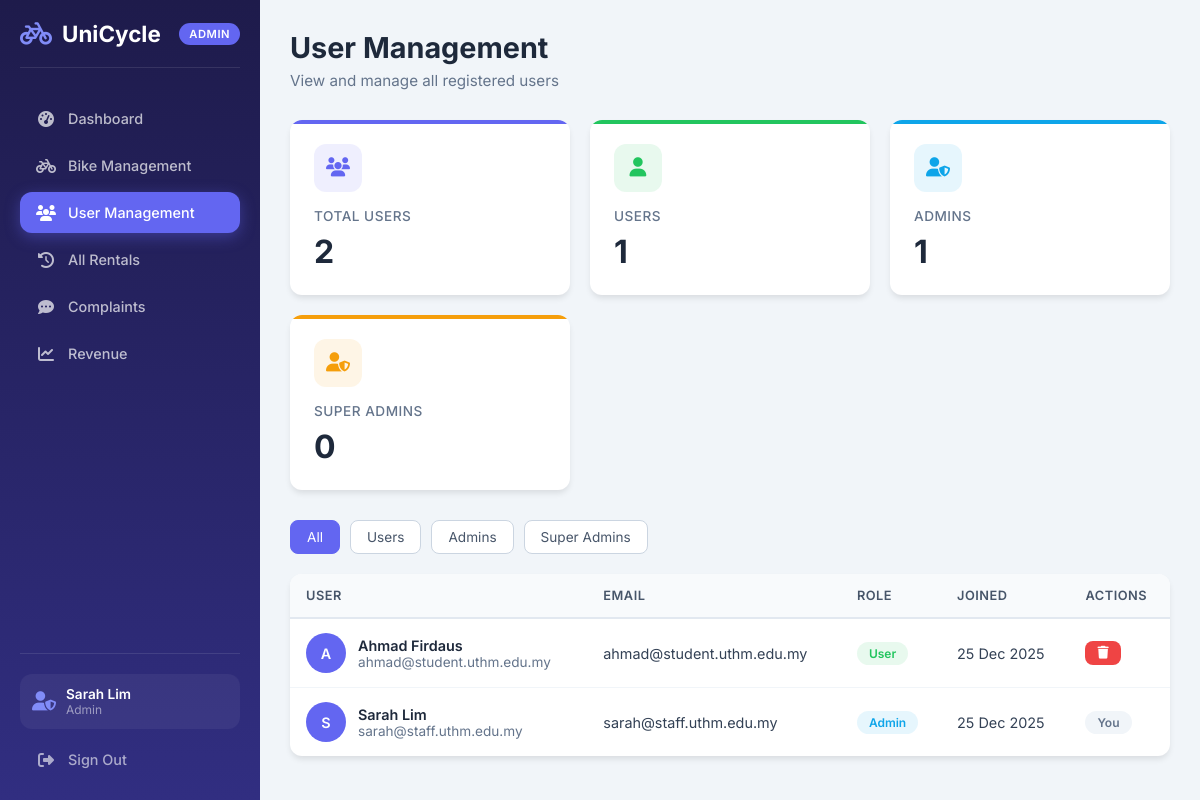
The page /admin/users.php (signed in) on the database its author committed.
### tables this page shows
CREATE TABLE `students` (
    `student_id` INT(11) NOT NULL AUTO_INCREMENT,
    `name` VARCHAR(100) NOT NULL,
    `email` VARCHAR(100) NOT NULL,
    `password` VARCHAR(255) NOT NULL,
    `role` ENUM('user', 'admin', 'superadmin') NOT NULL DEFAULT 'user',
    `phone` VARCHAR(20) DEFAULT NULL,
    `profile_pic` VARCHAR(255) DEFAULT NULL,
    `created_at` TIMESTAMP NOT NULL DEFAULT CURRENT_TIMESTAMP,
    PRIMARY KEY (`student_id`),
    UNIQUE KEY `email` (`email`)
);

### admin/users.php (the view, shortened to what this page needs)
<?php
require_once 'includes/auth_check.php';
$filter = $_GET['filter'] ?? 'all';
$where = '';
$users = $pdo->query("SELECT * FROM students $where ORDER BY created_at DESC")->fetchAll();
$counts = [
    'all' => $pdo->query("SELECT COUNT(*) FROM students")->fetchColumn(),
    'user' => $pdo->query("SELECT COUNT(*) FROM students WHERE role = 'user'")->fetchColumn(),
    'admin' => $pdo->query("SELECT COUNT(*) FROM students WHERE role = 'admin'")->fetchColumn(),
    'superadmin' => $pdo->query("SELECT COUNT(*) FROM students WHERE role = 'superadmin'")->fetchColumn(),
];
?>
<!DOCTYPE html>
<html lang="en">
<head>
    <link rel="stylesheet" href="admin.css">
    <link rel="stylesheet" href="https://cdnjs.cloudflare.com/ajax/libs/font-awesome/6.5.0/css/all.min.css">
</head>
<body>
    <?php include 'includes/sidebar.php'; ?>
    <main class="admin-main">
        <div class="page-header">
            <h1>User Management</h1>
            <p>View and manage all registered users</p>
        </div>
        <div class="stats-grid">
            <div class="stat-card">
                <div class="icon"><i class="fas fa-users"></i></div>
                <h3>Total Users</h3>
                <div class="value"><?= $counts['all'] ?></div>
            </div>
            <div class="stat-card success">
                <div class="icon"><i class="fas fa-user"></i></div>
                <h3>Users</h3>
                <div class="value"><?= $counts['user'] ?></div>
            </div>
            <div class="stat-card secondary">
                <div class="icon"><i class="fas fa-user-shield"></i></div>
                <h3>Admins</h3>
                <div class="value"><?= $counts['admin'] ?></div>
            </div>
            <div class="stat-card warning">
                <div class="icon"><i class="fas fa-user-shield"></i></div>
                <h3>Super Admins</h3>
                <div class="value"><?= $counts['superadmin'] ?></div>
            </div>
        </div>
        <div class="filters-bar">
            <a href="?filter=all" class="filter-btn <?= $filter === 'all' ? 'active' : '' ?>">All</a>
            <a href="?filter=user" class="filter-btn <?= $filter === 'user' ? 'active' : '' ?>">Users</a>
            <a href="?filter=admin" class="filter-btn <?= $filter === 'admin' ? 'active' : '' ?>">Admins</a>
            <a href="?filter=superadmin" class="filter-btn <?= $filter === 'superadmin' ? 'active' : '' ?>">Super
                Admins</a>
        </div>
        <div class="content-card">
            <div class="card-body" style="padding: 0;">
                <table class="admin-table">
                    <thead>
                        <tr>
                            <th>User</th>
                            <th>Email</th>
                            <th>Role</th>
                            <th>Joined</th>
                            <th>Actions</th>
                        </tr>
                    </thead>
                    <tbody>
                        <?php foreach ($users as $user): ?>
                            <tr>
                                <td>
                                    <div class="user-info">
                                        <div class="user-avatar"><?= strtoupper(substr($user['name'], 0, 1)) ?></div>
                                        <div>
                                            <div class="user-name"><?= htmlspecialchars($user['name']) ?></div>
                                            <div class="user-email"><?= htmlspecialchars($user['email']) ?></div>
                                        </div>
                                    </div>
                                </td>
                                <td><?= htmlspecialchars($user['email']) ?></td>
                                <td>
                                    <span
                                        class="badge <?= in_array($user['role'], ['admin', 'superadmin']) ? 'active' : 'available' ?>">
                                        <?= ucfirst($user['role']) ?>
                                    </span>
                                </td>
                                <td><?= date('d M Y', strtotime($user['created_at'])) ?></td>
                                <td>
                                    <form method="POST" class="action-cell">
                                        <?php if ($user['student_id'] != $_SESSION['student_id']): ?>
                                            <button type="submit" name="delete_user" class="btn btn-danger btn-sm"
                                                onclick="return confirm('Delete this user? This will also delete their rentals and complaints.')">
                                                <i class="fas fa-trash"></i>
                                            </button>
                                        <?php else: ?>
                                            <span class="badge"
                                                style="background: var(--gray-100); color: var(--gray-500);">You</span>
                                        <?php endif; ?>
                                    </form>
                                </td>
                            </tr>
                        <?php endforeach; ?>
                    </tbody>
                </table>
            </div>
        </div>
    </main>
</body>
</html>

### admin/admin.css (style rules this page uses)
:root { --primary: #6366f1; --primary-dark: #4f46e5; --primary-light: #818cf8; --secondary: #0ea5e9; --success: #22c55e; --warning: #f59e0b; --danger: #ef4444; --dark: #1e1b4b; --gray-50: #f8fafc; --gray-100: #f1f5f9; --gray-200: #e2e8f0; --gray-300: #cbd5e1; --gray-400: #94a3b8; --gray-500: #64748b; --gray-600: #475569; --gray-700: #334155; --gray-800: #1e293b; --gray-900: #0f172a; --sidebar-width: 260px; --header-height: 70px; --border-radius: 12px; --shadow-sm: 0 1px 2px 0 rgb(0 0 0 / 0.05); --shadow: 0 4px 6px -1px rgb(0 0 0 / 0.1); --shadow-lg: 0 10px 25px -3px rgb(0 0 0 / 0.1); }
* { margin: 0; padding: 0; box-sizing: border-box; }
body { font-family: 'Inter', -apple-system, BlinkMacSystemFont, 'Segoe UI', Roboto, sans-serif; background: var(--gray-100); color: var(--gray-800); min-height: 100vh; display: flex; }
.admin-main { margin-left: var(--sidebar-width); flex: 1; padding: 30px; min-height: 100vh; }
.page-header { margin-bottom: 30px; }
.page-header h1 { font-size: 1.8rem; font-weight: 700; color: var(--gray-800); margin-bottom: 6px; }
.page-header p { color: var(--gray-500); font-size: 0.95rem; }
.stats-grid { display: grid; grid-template-columns: repeat(auto-fit, minmax(240px, 1fr)); gap: 20px; margin-bottom: 30px; }
.stat-card { background: white; border-radius: var(--border-radius); padding: 24px; box-shadow: var(--shadow); position: relative; overflow: hidden; transition: transform 0.2s ease, box-shadow 0.2s ease; }
.stat-card::before { content: ''; position: absolute; top: 0; left: 0; right: 0; height: 4px; background: var(--primary); }
.stat-card.success::before { background: var(--success); }
.stat-card.warning::before { background: var(--warning); }
.stat-card.secondary::before { background: var(--secondary); }
.stat-card .icon { width: 48px; height: 48px; border-radius: 12px; display: flex; align-items: center; justify-content: center; font-size: 1.2rem; margin-bottom: 16px; background: rgba(99, 102, 241, 0.1); color: var(--primary); }
.stat-card.success .icon { background: rgba(34, 197, 94, 0.1); color: var(--success); }
.stat-card.warning .icon { background: rgba(245, 158, 11, 0.1); color: var(--warning); }
.stat-card.secondary .icon { background: rgba(14, 165, 233, 0.1); color: var(--secondary); }
.stat-card h3 { font-size: 0.85rem; font-weight: 500; color: var(--gray-500); margin-bottom: 8px; text-transform: uppercase; letter-spacing: 0.5px; }
.stat-card .value { font-size: 2rem; font-weight: 700; color: var(--gray-800); }
.content-card { background: white; border-radius: var(--border-radius); box-shadow: var(--shadow); overflow: hidden; }
.card-body { padding: 24px; }
.admin-table { width: 100%; border-collapse: collapse; }
.admin-table th { background: var(--gray-50); padding: 14px 16px; text-align: left; font-weight: 600; font-size: 0.8rem; text-transform: uppercase; letter-spacing: 0.5px; color: var(--gray-600); border-bottom: 2px solid var(--gray-200); }
.admin-table td { padding: 14px 16px; border-bottom: 1px solid var(--gray-100); font-size: 0.9rem; color: var(--gray-700); }
.admin-table tbody tr:last-child td { border-bottom: none; }
.badge { display: inline-flex; align-items: center; padding: 4px 12px; border-radius: 20px; font-size: 0.75rem; font-weight: 600; }
.badge.available, .badge.completed, .badge.resolved { background: rgba(34, 197, 94, 0.1); color: var(--success); }
.badge.rented, .badge.active { background: rgba(14, 165, 233, 0.1); color: var(--secondary); }
.btn { display: inline-flex; align-items: center; gap: 8px; padding: 10px 18px; border: none; border-radius: 8px; font-size: 0.9rem; font-weight: 500; cursor: pointer; transition: all 0.2s ease; text-decoration: none; }
.btn-danger { background: var(--danger); color: white; }
.btn-sm { padding: 6px 12px; font-size: 0.8rem; }
.filters-bar { display: flex; gap: 10px; margin-bottom: 20px; flex-wrap: wrap; }
.filter-btn { padding: 8px 16px; border: 1px solid var(--gray-300); background: white; border-radius: 8px; font-size: 0.85rem; color: var(--gray-600); cursor: pointer; transition: all 0.2s ease; text-decoration: none; }
.filter-btn.active { background: var(--primary); border-color: var(--primary); color: white; }

### rows shown on the page
students: name "A", name "Ahmad Firdaus", email "ahmad@student.uthm.edu.my", role "User", created_at "25 Dec 2025"
students: name "S", name "Sarah Lim", email "sarah@staff.uthm.edu.my", role "Admin", created_at "25 Dec 2025", shows "You"

### other values the page prints
$_SESSION['student_name'] "Sarah Lim"
$_SESSION['admin_role'] "Admin"
$counts['all'] "2"
$counts['user'] "1"
$counts['admin'] "1"
$counts['superadmin'] "0"
